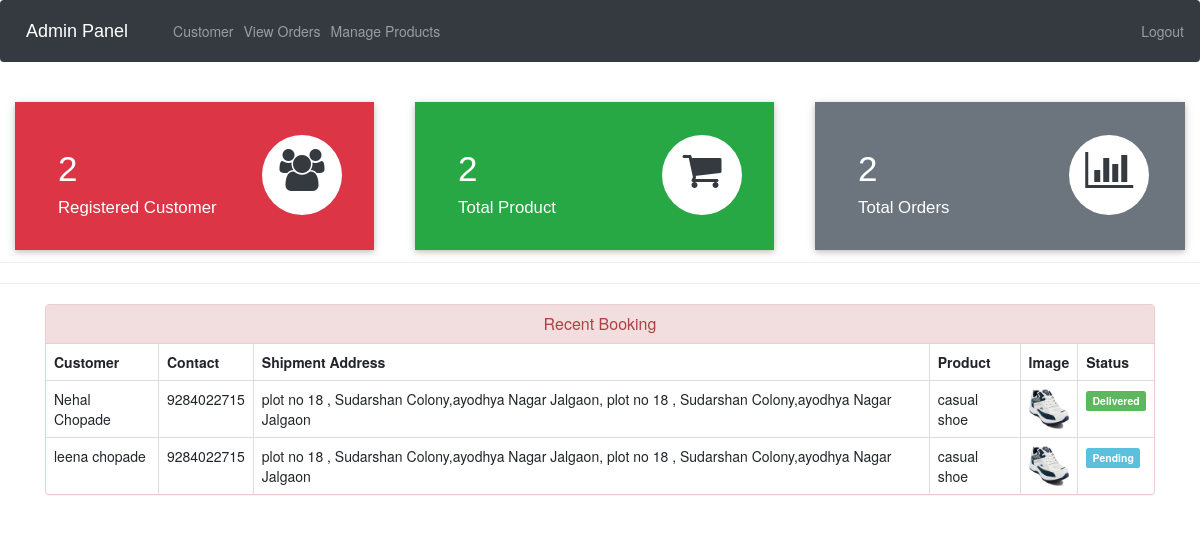
The app's page /admin-dashboard (signed in) with its own data.
### ecom/models.py (models this page shows, shortened)
class Customer(models.Model):
    user=models.OneToOneField(User,on_delete=models.CASCADE)
    profile_pic= models.ImageField(upload_to='profile_pic/CustomerProfilePic/',null=True,blank=True)
    address = models.CharField(max_length=40)
    mobile = models.CharField(max_length=20,null=False)
    @property
    def get_name(self):
        return self.user.first_name+" "+self.user.last_name

class Orders(models.Model):
    STATUS =(
        ('Pending','Pending'),
        ('Order Confirmed','Order Confirmed'),
        ('Out for Delivery','Out for Delivery'),
        ('Delivered','Delivered'),
    )
    customer=models.ForeignKey('Customer', on_delete=models.CASCADE,null=True)
    product=models.ForeignKey('Product',on_delete=models.CASCADE,null=True)
    email = models.CharField(max_length=50,null=True)
    address = models.CharField(max_length=500,null=True)
    mobile = models.CharField(max_length=20,null=True)
    order_date= models.DateField(auto_now_add=True,null=True)
    status=models.CharField(max_length=50,null=True,choices=STATUS)

class Product(models.Model):
    name=models.CharField(max_length=40)
    product_image= models.ImageField(upload_to='product_image/',null=True,blank=True)
    price = models.PositiveIntegerField()
    description=models.CharField(max_length=40)

### ecom/views.py (the view)
# urls.py: path('admin-dashboard', views.admin_dashboard_view,name='admin-dashboard'),
@login_required(login_url='adminlogin')
def admin_dashboard_view(request):
    customercount=models.Customer.objects.all().count()
    productcount=models.Product.objects.all().count()
    ordercount=models.Orders.objects.all().count()
    orders=models.Orders.objects.all()
    ordered_products=[]
    ordered_bys=[]
    for order in orders:
        ordered_product=models.Product.objects.all().filter(id=order.product.id)
        ordered_by=models.Customer.objects.all().filter(id = order.customer.id)
        ordered_products.append(ordered_product)
        ordered_bys.append(ordered_by)
    mydict={
    'customercount':customercount,
    'productcount':productcount,
    'ordercount':ordercount,
    'data':zip(ordered_products,ordered_bys,orders),
    }
    return render(request,'ecom/admin_dashboard.html',context=mydict)

### templates/ecom/admin_dashboard.html
{% extends 'ecom/admin_base.html' %}
{% load static %}
{% block content %}
<br>
{%include 'ecom/admin_dashboard_cards.html'%}
<br><br><br><br><br>
<hr><hr>
<div class="container" >
    <div class="panel panel-danger" >
      <div class="panel-heading" style="text-align:center;">
        <h6 class="panel-title">Recent Booking</h6>
      </div>
      <table class="table table-hover table-bordered" id="dev-table">
        <thead>
          <tr>
            <th>Customer</th>
            <th>Contact</th>
            <th>Shipment Address</th>
            <th>Product</th>
            <th>Image</th>
            <th>Status</th>
          </tr>
        </thead>
        {% for product,customer,order in data %}
        <tr>
          {% for c in customer %}
          <td> {{c.get_name}}</td>
          <td>{{c.mobile}}</td>
          <td>{{order.address}}</td>
          {% endfor %}
          {% for p in product %}
          <td> {{p.name}}</td>
          <td> <img src="{% static p.product_image.url %}" alt="Profile Pic" height="40px" width="40px" /></td>
          {% if order.status == 'Pending'%}
          <td> <span class="label label-info">{{order.status}}</span></td>
          {% elif order.status == 'Delivered' %}
          <td> <span class="label label-success">{{order.status}}</span></td>
          {% elif order.status == 'Out for Delivery' %}
          <td> <span class="label label-warning">{{order.status}}</span></td>
          {%else%}
            <td> <span class="label label-primary">{{order.status}}</span></td>
          {%endif%}
          {% endfor %}
        </tr>
        {% endfor %}
      </table>
  </div>
</div>
{% endblock content %}

### records on screen
Orders: address "plot no 18 , Sudarshan Colony,ayodhya Nagar Jalgaon, plot no 18 , Sudarshan Colony,ayodhya Nagar Jalgaon", status "Delivered"
Customer: get_name "Nehal Chopade", mobile "9284022715"
Product: name "casual shoe", product_image (picture)
Orders: address "plot no 18 , Sudarshan Colony,ayodhya Nagar Jalgaon, plot no 18 , Sudarshan Colony,ayodhya Nagar Jalgaon", status "Pending"
Customer: get_name "leena chopade", mobile "9284022715"

### other values on screen
{{ customercount }} "2"
{{ productcount }} "2"
{{ ordercount }} "2"
